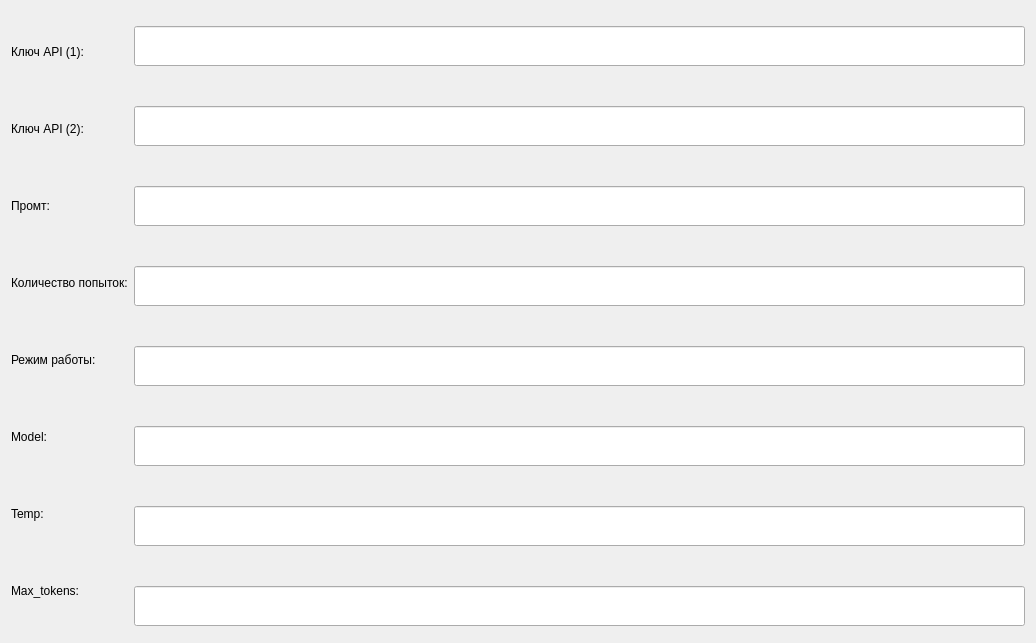
<?xml version="1.0" encoding="UTF-8"?>
<ui version="4.0">
 <class>Form</class>
 <widget class="QWidget" name="Form">
  <property name="geometry">
   <rect>
    <x>0</x>
    <y>0</y>
    <width>1036</width>
    <height>643</height>
   </rect>
  </property>
  <property name="windowTitle">
   <string>Form</string>
  </property>
  <layout class="QGridLayout" name="gridLayout">
   <item row="0" column="0">
    <layout class="QVBoxLayout" name="verticalLayout">
     <item>
      <widget class="QLabel" name="label">
       <property name="text">
        <string>Ключ API (1):</string>
       </property>
      </widget>
     </item>
     <item>
      <widget class="QLabel" name="label_8">
       <property name="text">
        <string>Ключ API (2):</string>
       </property>
      </widget>
     </item>
     <item>
      <widget class="QLabel" name="label_2">
       <property name="text">
        <string>Промт:</string>
       </property>
      </widget>
     </item>
     <item>
      <widget class="QLabel" name="label_3">
       <property name="text">
        <string>Количество попыток:</string>
       </property>
      </widget>
     </item>
     <item>
      <widget class="QLabel" name="label_4">
       <property name="text">
        <string>Режим работы:</string>
       </property>
      </widget>
     </item>
     <item>
      <widget class="QLabel" name="label_5">
       <property name="text">
        <string>Model:</string>
       </property>
      </widget>
     </item>
     <item>
      <widget class="QLabel" name="label_6">
       <property name="text">
        <string>Temp:</string>
       </property>
      </widget>
     </item>
     <item>
      <widget class="QLabel" name="label_7">
       <property name="text">
        <string>Max_tokens:</string>
       </property>
      </widget>
     </item>
    </layout>
   </item>
   <item row="0" column="1">
    <layout class="QVBoxLayout" name="verticalLayout_2">
     <property name="spacing">
      <number>40</number>
     </property>
     <property name="topMargin">
      <number>10</number>
     </property>
     <item>
      <widget class="QLineEdit" name="lineEdit">
       <property name="minimumSize">
        <size>
         <width>0</width>
         <height>40</height>
        </size>
       </property>
      </widget>
     </item>
     <item>
      <widget class="QLineEdit" name="lineEdit_2">
       <property name="minimumSize">
        <size>
         <width>0</width>
         <height>40</height>
        </size>
       </property>
      </widget>
     </item>
     <item>
      <widget class="QLineEdit" name="lineEdit_3">
       <property name="minimumSize">
        <size>
         <width>0</width>
         <height>40</height>
        </size>
       </property>
      </widget>
     </item>
     <item>
      <widget class="QLineEdit" name="lineEdit_4">
       <property name="minimumSize">
        <size>
         <width>0</width>
         <height>40</height>
        </size>
       </property>
       <property name="text">
        <string/>
       </property>
      </widget>
     </item>
     <item>
      <widget class="QLineEdit" name="lineEdit_8">
       <property name="minimumSize">
        <size>
         <width>0</width>
         <height>40</height>
        </size>
       </property>
      </widget>
     </item>
     <item>
      <widget class="QLineEdit" name="lineEdit_5">
       <property name="minimumSize">
        <size>
         <width>0</width>
         <height>40</height>
        </size>
       </property>
      </widget>
     </item>
     <item>
      <widget class="QLineEdit" name="lineEdit_6">
       <property name="minimumSize">
        <size>
         <width>0</width>
         <height>40</height>
        </size>
       </property>
      </widget>
     </item>
     <item>
      <widget class="QLineEdit" name="lineEdit_7">
       <property name="minimumSize">
        <size>
         <width>0</width>
         <height>40</height>
        </size>
       </property>
      </widget>
     </item>
    </layout>
   </item>
  </layout>
 </widget>
 <resources/>
 <connections/>
</ui>
